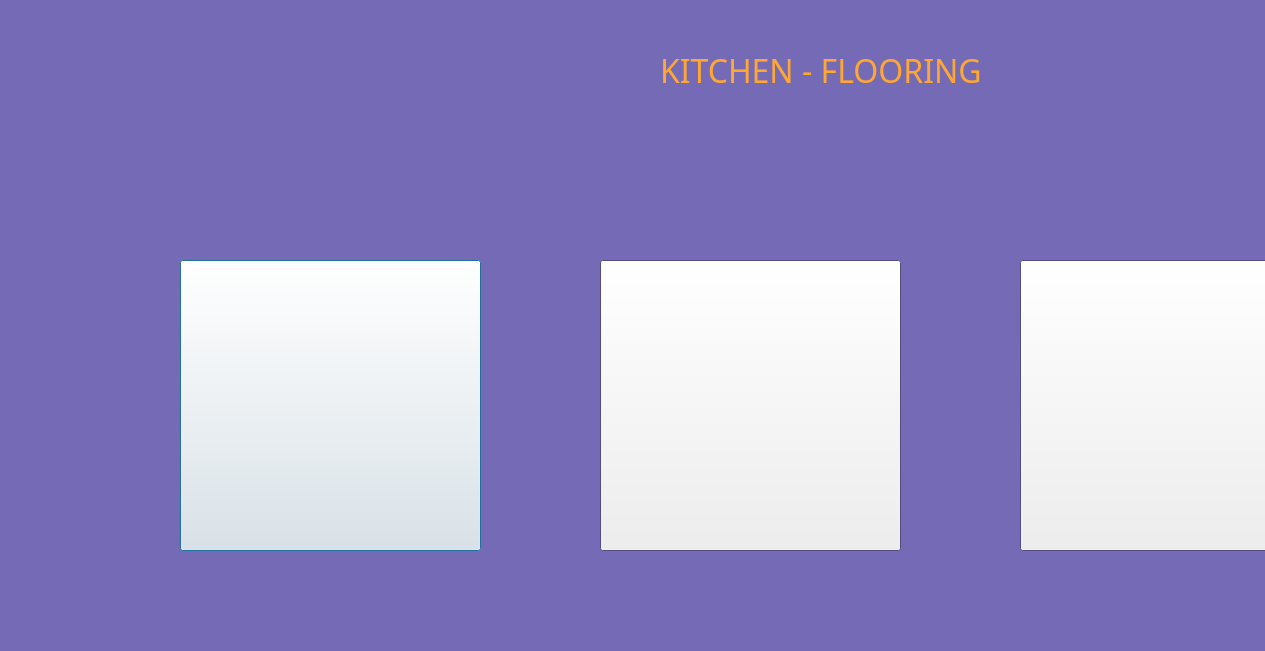
<?xml version="1.0" encoding="UTF-8"?>
<ui version="4.0">
 <class>kfloorui</class>
 <widget class="QDialog" name="kfloorui">
  <property name="geometry">
   <rect>
    <x>0</x>
    <y>0</y>
    <width>1265</width>
    <height>651</height>
   </rect>
  </property>
  <property name="palette">
   <palette>
    <active>
     <colorrole role="Window">
      <brush brushstyle="SolidPattern">
       <color alpha="255">
        <red>117</red>
        <green>106</green>
        <blue>182</blue>
       </color>
      </brush>
     </colorrole>
    </active>
    <inactive>
     <colorrole role="Window">
      <brush brushstyle="SolidPattern">
       <color alpha="255">
        <red>117</red>
        <green>106</green>
        <blue>182</blue>
       </color>
      </brush>
     </colorrole>
    </inactive>
    <disabled>
     <colorrole role="Base">
      <brush brushstyle="SolidPattern">
       <color alpha="255">
        <red>117</red>
        <green>106</green>
        <blue>182</blue>
       </color>
      </brush>
     </colorrole>
     <colorrole role="Window">
      <brush brushstyle="SolidPattern">
       <color alpha="255">
        <red>117</red>
        <green>106</green>
        <blue>182</blue>
       </color>
      </brush>
     </colorrole>
    </disabled>
   </palette>
  </property>
  <property name="windowTitle">
   <string>Dialog</string>
  </property>
  <widget class="QLabel" name="label">
   <property name="geometry">
    <rect>
     <x>660</x>
     <y>50</y>
     <width>371</width>
     <height>41</height>
    </rect>
   </property>
   <property name="palette">
    <palette>
     <active>
      <colorrole role="WindowText">
       <brush brushstyle="SolidPattern">
        <color alpha="255">
         <red>255</red>
         <green>167</green>
         <blue>50</blue>
        </color>
       </brush>
      </colorrole>
     </active>
     <inactive>
      <colorrole role="WindowText">
       <brush brushstyle="SolidPattern">
        <color alpha="255">
         <red>255</red>
         <green>167</green>
         <blue>50</blue>
        </color>
       </brush>
      </colorrole>
     </inactive>
     <disabled/>
    </palette>
   </property>
   <property name="font">
    <font>
     <family>Britannic Bold</family>
     <pointsize>24</pointsize>
    </font>
   </property>
   <property name="text">
    <string>KITCHEN - FLOORING</string>
   </property>
  </widget>
  <widget class="QPushButton" name="kfloor1btn">
   <property name="geometry">
    <rect>
     <x>180</x>
     <y>260</y>
     <width>301</width>
     <height>291</height>
    </rect>
   </property>
   <property name="text">
    <string/>
   </property>
  </widget>
  <widget class="QPushButton" name="kfloor2btn">
   <property name="geometry">
    <rect>
     <x>600</x>
     <y>260</y>
     <width>301</width>
     <height>291</height>
    </rect>
   </property>
   <property name="text">
    <string/>
   </property>
  </widget>
  <widget class="QPushButton" name="kfloor3btn">
   <property name="geometry">
    <rect>
     <x>1020</x>
     <y>260</y>
     <width>301</width>
     <height>291</height>
    </rect>
   </property>
   <property name="text">
    <string/>
   </property>
  </widget>
 </widget>
 <resources/>
 <connections/>
</ui>
